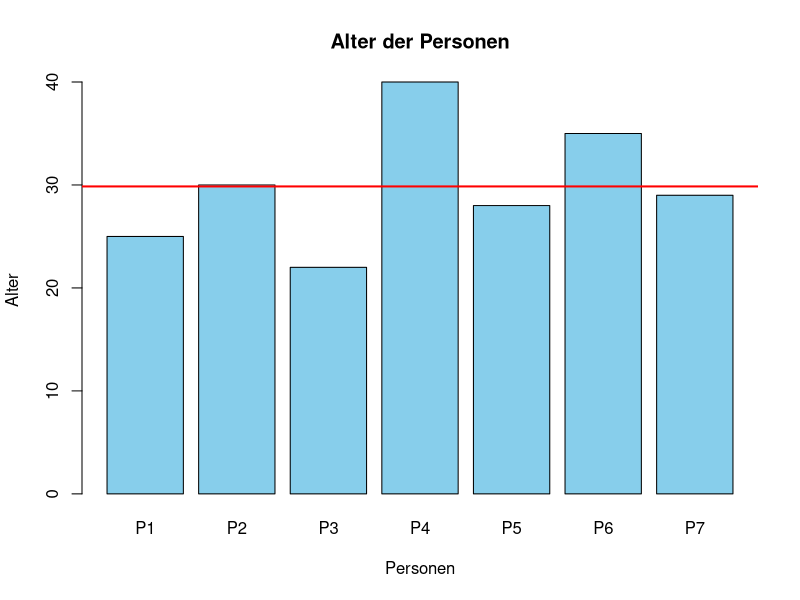
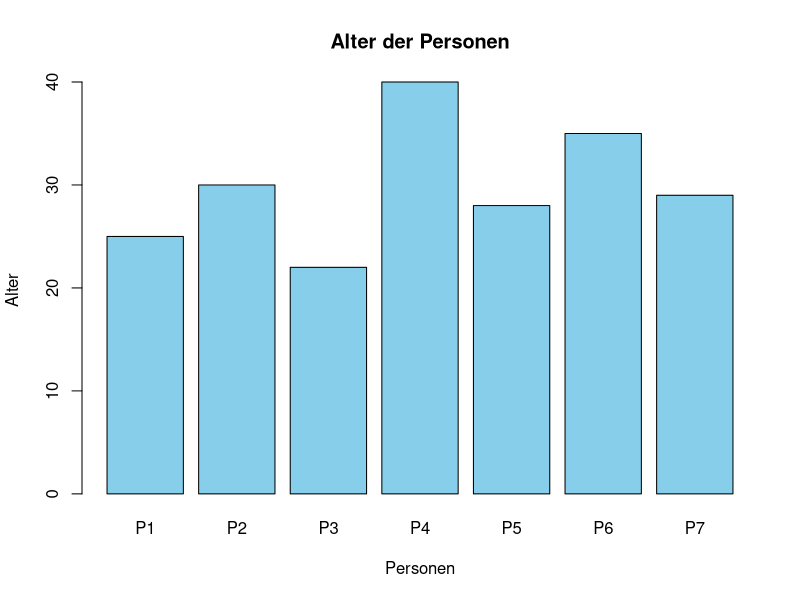

Recreate these plots in R, in order.
#barplot(data_xls$Alter)

# Beispiel-Daten: Alter von Personen
alter <- c(25, 30, 22, 40, 28, 35, 29)

# Berechne den Durchschnitt des Alters
durchschnitt_alter <- mean(alter)

# Erstelle ein Balkendiagramm mit dem Durchschnitt als Linie
barplot(alter, names.arg = c("P1", "P2", "P3", "P4", "P5", "P6", "P7"),
        main = "Alter der Personen",
        xlab = "Personen", ylab = "Alter",
        col = "skyblue")
abline(h = durchschnitt_alter, col = "red", lwd = 2)


# Erstelle ein Balkendiagramm 
barplot(alter, names.arg = c("P1", "P2", "P3", "P4", "P5", "P6", "P7"),
        main = "Alter der Personen",
        xlab = "Personen", ylab = "Alter",
        col = "skyblue")

